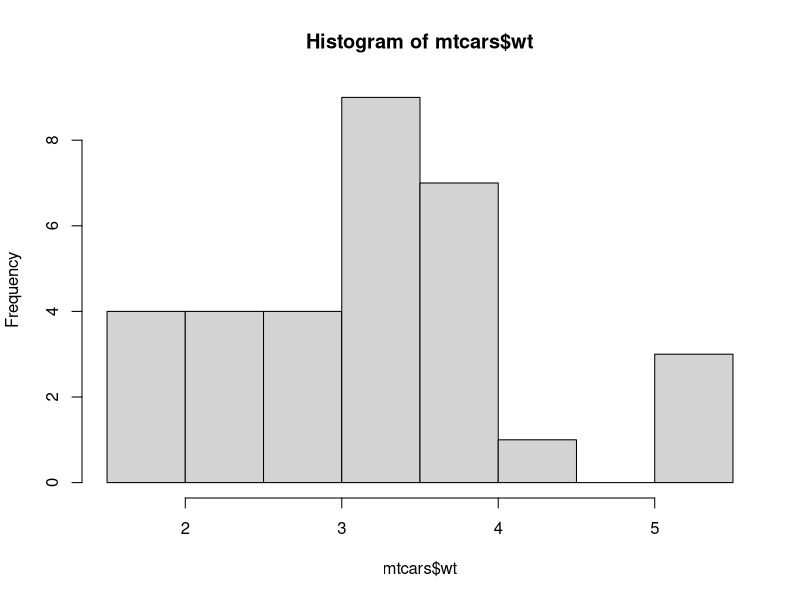
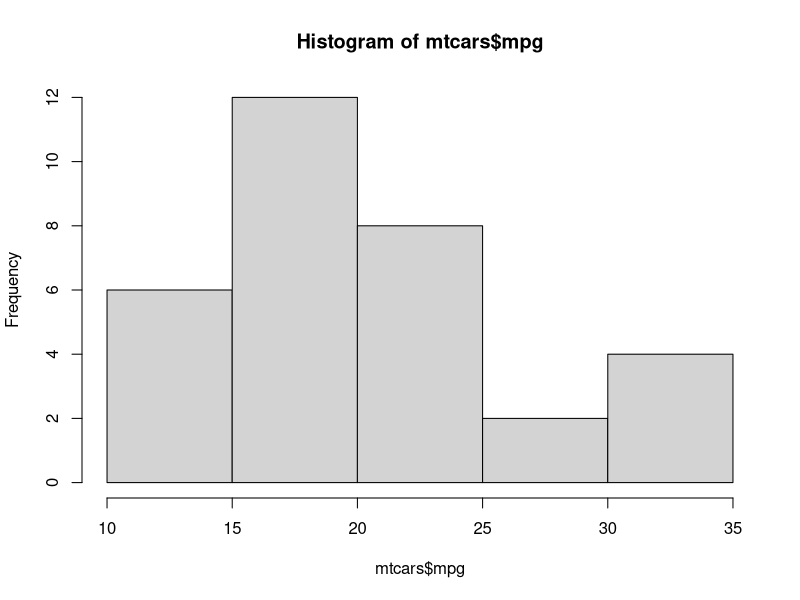
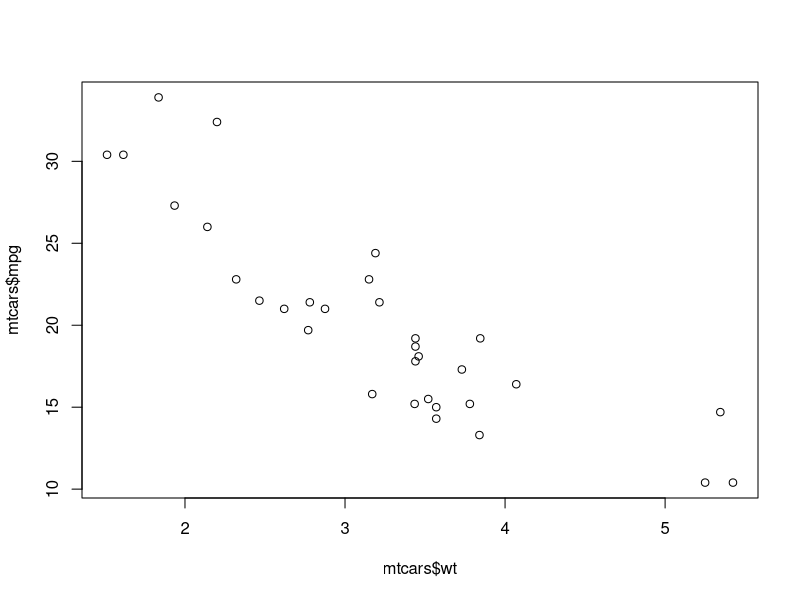
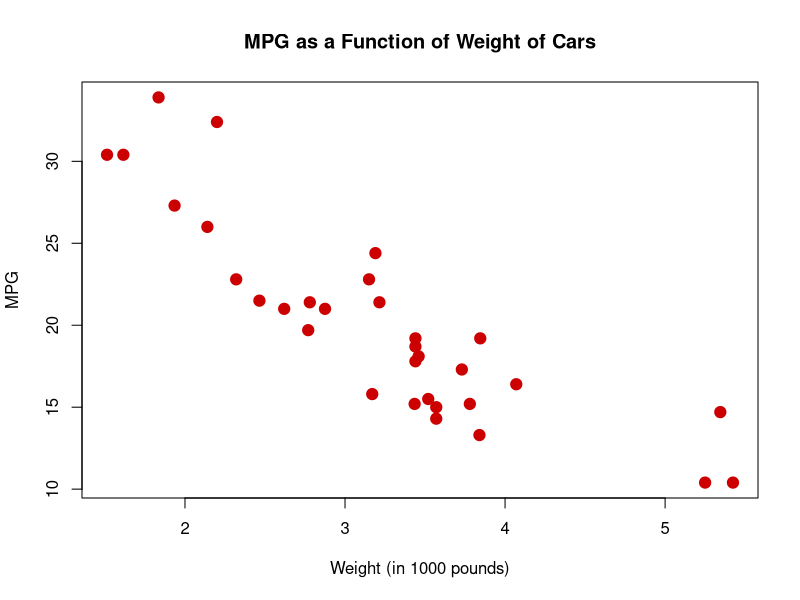

Write R code to recreate these figures, in order.


library(datasets)  # Load/unload base packages manually
head(mtcars)

# PLOTS ####################################################

# Good to first check univariate distributions
hist(mtcars$wt)
hist(mtcars$mpg)

# Basic X-Y plot for two quantitative variables
plot(mtcars$wt, mtcars$mpg)

# Add some options
plot(mtcars$wt, mtcars$mpg,
  pch = 19,         # Solid circle
  cex = 1.5,        # Make 150% size
  col = "#cc0000",  # Red
  main = "MPG as a Function of Weight of Cars",
  xlab = "Weight (in 1000 pounds)",
  ylab = "MPG")

# CLEAN UP #################################################

detach("package:datasets", unload = TRUE) 
dev.off() 
cat("\014")
